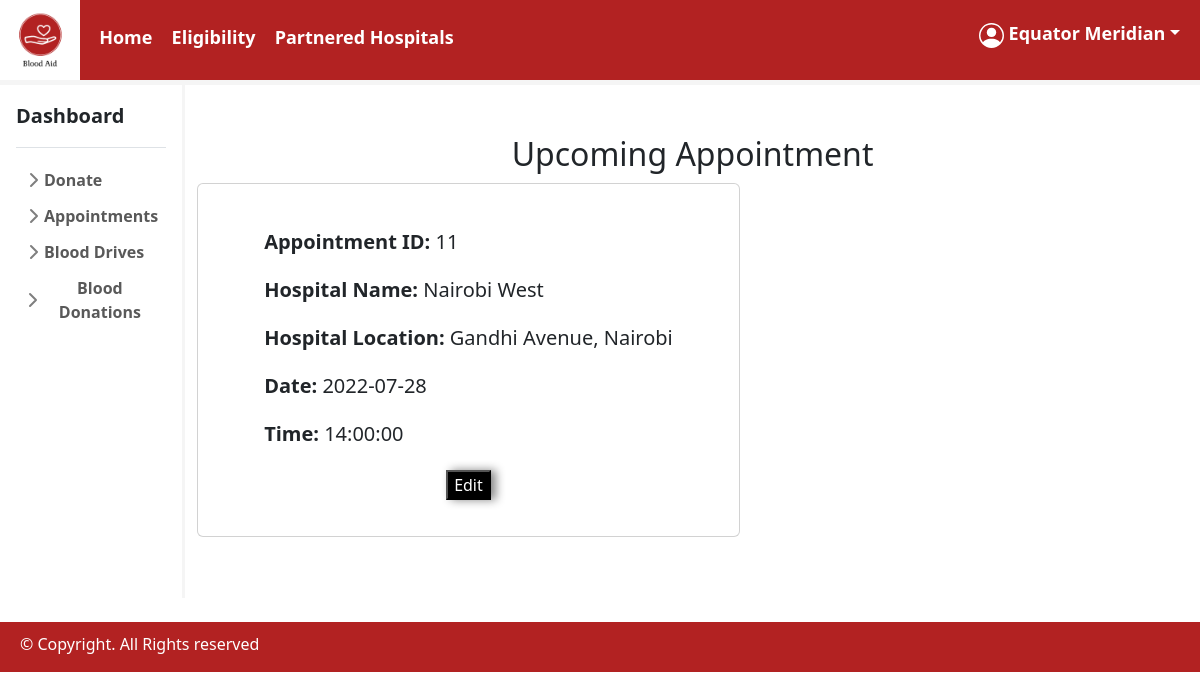
Page /hospital_appointment/donorViewAppointments.php (signed in) on the committed database.
### tables this page shows
CREATE TABLE `hospital_appointment` (
  `appointment_id` int(11) NOT NULL,
  `donor_id` int(11) NOT NULL,
  `hospital_id` int(11) NOT NULL,
  `date` date NOT NULL,
  `time` time NOT NULL,
  `status` varchar(15) NOT NULL DEFAULT 'not yet seen',
  `blood_details_status` varchar(15) NOT NULL DEFAULT 'pending'
);

CREATE TABLE `hospital` (
  `hospital_id` int(11) NOT NULL,
  `hospital_name` varchar(100) NOT NULL,
  `hospital_email` varchar(50) NOT NULL,
  `hospital_password` varchar(225) NOT NULL,
  `hospital_phoneNo` int(10) NOT NULL,
  `hospital_location` varchar(200) NOT NULL
);

### hospital_appointment/donorViewAppointments.php (the view, shortened to what this page needs)
<?php
include('../connection/connect.php');
$id = $_SESSION['id']??null;
$current_date=date('Y-m-d');
$sql = "SELECT hospital.hospital_name, hospital.hospital_location, hospital_appointment.* FROM hospital_appointment LEFT JOIN hospital ON hospital.hospital_id = hospital_appointment.hospital_id WHERE donor_id = $id AND `date` >= $current_date AND `status`= 'not yet seen' ";
$result = $connection->query($sql);
?>
<!DOCTYPE html>
<html>
    <head>
        <link href="https://cdn.jsdelivr.net/npm/bootstrap@5.2.0-beta1/dist/css/bootstrap.min.css" rel="stylesheet">
        <link href = "https://code.jquery.com/ui/1.10.4/themes/blitzer/jquery-ui.css" rel = "stylesheet">
        <link href = "../css/styles.css" rel = "stylesheet">
    </head>
    <body>
        <header>
        <nav>
            <img id="logo" src="../images/Logo.png" width="80"height="80">
            <a href="../homepage.php" style="margin-left:15px;">Home</a>
            <a href="../donation_requirements.php" style="margin-left:15px;">Eligibility</a>
            <a href="../RegisteredHospitals.php" style="margin-left:15px;">Partnered Hospitals</a>
                <a href = ''style = "float: right;margin-right: 20px; padding-top:20px;" class = 'dropdown-toggle password' id = 'user' data-bs-toggle="dropdown">&nbsp;<?php echo $_SESSION['name']??null;?></a>
            </nav>
        </header>
           <main class="donor_land">
        <div class="flex-shrink-1 p-3 bg-white" id="dash">
    <a href="../donor_page.php" class="d-flex align-items-center pb-3 mb-3 link-dark text-decoration-none border-bottom">
      <span class="fs-5 fw-semibold">Dashboard</span>
    </a>
    <ul class="list-unstyled ps-0">
        <li class="mb-1">
        <button class="btn btn-toggle d-inline-flex align-items-center rounded border-0 collapsed" data-bs-toggle="collapse" data-bs-target="#donate-collapse" aria-expanded="false">
          Donate
        </button>
      </li>
      <li class="mb-1">
        <button class="btn btn-toggle d-inline-flex align-items-center rounded border-0 collapsed" data-bs-toggle="collapse" data-bs-target="#appointment-collapse" aria-expanded="false">
          Appointments
        </button>
      </li>
      <li class="mb-1">
        <button class="btn btn-toggle d-inline-flex align-items-center rounded border-0 collapsed" data-bs-toggle="collapse" data-bs-target="#drive-collapse" aria-expanded="false">
          Blood Drives
        </button>
      </li>
      <li class="mb-1">
        <button class="btn btn-toggle d-inline-flex align-items-center rounded border-0 collapsed" data-bs-toggle="collapse" data-bs-target="#donations-collapse" aria-expanded="false">
          Blood Donations
        </button>
      </li>
    </ul>
  </div>
        <div class="container">
        <h2 style = 'text-align:center; margin-top:50px;margin-bottom:10px'> Upcoming Appointment</h2>
        <?php
                if (mysqli_num_rows($result) > 0)
                {
                    while($row = mysqli_fetch_assoc($result))
                    {
                        $appointment_id = $row['appointment_id'];
                        ?>
                        <div class="row">
                                <div class="col-md-auto">
                                <div class="card" style = 'margin-bottom: 61px'>
                                    <form action="editAppointment.php?appointment_id=<?php echo $appointment_id;?>" method="post" style='margin-top:10px;'>
                                    <div class="card-body">
                                            <div>
                                                <h5 class="header-title mt-0 mb-4"><strong>Appointment ID:</strong> <?php echo $row['appointment_id']; ?></h5>
                                                <h5 class="header-title mt-0 mb-4"><strong>Hospital Name: </strong><?php echo $row['hospital_name']; ?></h5>
                                                <h5 class="header-title mt-0 mb-4"><strong>Hospital Location: </strong><?php echo $row['hospital_location']; ?></h5>
                                                <h5 class="header-title mt-0 mb-4"><strong>Date: </strong><?php echo $row['date']; ?></h5>
                                                <h5 class="header-title mt-0 mb-4"><strong>Time: </strong><?php echo $row['time']; ?></h5>
                                            </div>
                                            <div style = 'text-align:center'>
                                                            <a href = ""><input style = 'color:white;background-color:black;width:auto;' type = 'submit' value = 'Edit' name = 'edit'></a>
                            </div>
                                            </div>
                                    </form>
                                    </div>
                                </div>
                            </div>
                            <?php
                        }
                  }else{
                        echo "<div class = 'col'></div><div style = 'text-align:center; margin-top: 20px; margin-bottom:334px; class = 'col-md-auto'><h5>You have no upcoming appointments</h5><a href = '../hospital_appointment/book_appointment.php'>Book Appointment?</a></div><div class = 'col'></div>";
                    }
                ?>
                </div>
        </main>
        <footer style="margin-top:24px;">
            <p>&#169; Copyright. All Rights reserved</p>
        </footer>
    </body>
</html>

### css/styles.css (style rules this page uses)
form { padding:20px 50px; font-weight: 500; }
input, #gender { width:200px; box-shadow: 5px 0px 10px #888888; }
form a { text-decoration: none; color:black; }
nav a { color:white; text-decoration: none; font-weight: bold; font-size: large; }
nav { top:0; width:100%; border-bottom: solid whitesmoke 5px; color:white; background-color: #b22222; }
footer { color:white; background-color: #b22222; height:50px; padding-left:20px; padding-top:10px; }
#logo { padding: 0; }
.donor_land { display:flex; }
.btn-toggle { padding: .25rem .5rem; font-weight: 600; color: rgba(0, 0, 0, .65); background-color: transparent; }
.btn-toggle::before { width: 1.25em; line-height: 0; transition: transform .35s ease; transform-origin: .5em 50%; }
#dash { border-right:solid whitesmoke; }

### rows in the picture
hospital_appointment: appointment_id "11", hospital.hospital_name "Nairobi West", hospital.hospital_location "Gandhi Avenue, Nairobi", date "2022-07-28", time "14:00:00"

### other values in the picture
$_SESSION['name'] "Equator Meridian"
